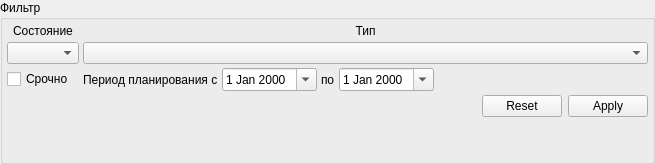
             <widget class="QGroupBox" name="grbActionFilter">
              <property name="title">
               <string>Фильтр</string>
              </property>
              <layout class="QGridLayout" name="gridLayout_19">
               <property name="margin">
                <number>4</number>
               </property>
               <property name="spacing">
                <number>4</number>
               </property>
               <item row="0" column="0">
                <widget class="QLabel" name="lblFilterActionStatus">
                 <property name="text">
                  <string>Состояние</string>
                 </property>
                 <property name="alignment">
                  <set>Qt::AlignCenter</set>
                 </property>
                </widget>
               </item>
               <item row="0" column="1" colspan="6">
                <widget class="QLabel" name="lblFilterActionType">
                 <property name="text">
                  <string>Тип</string>
                 </property>
                 <property name="alignment">
                  <set>Qt::AlignCenter</set>
                 </property>
                </widget>
               </item>
               <item row="1" column="0">
                <widget class="QComboBox" name="cmbFilterActionStatus">
                 <property name="enabled">
                  <bool>true</bool>
                 </property>
                 <property name="sizePolicy">
                  <sizepolicy hsizetype="Preferred" vsizetype="Fixed">
                   <horstretch>0</horstretch>
                   <verstretch>0</verstretch>
                  </sizepolicy>
                 </property>
                 <property name="maximumSize">
                  <size>
                   <width>150</width>
                   <height>16777215</height>
                  </size>
                 </property>
                </widget>
               </item>
               <item row="1" column="1" colspan="6">
                <widget class="CActionTypeComboBox" name="cmbFilterActionType">
                 <property name="enabled">
                  <bool>true</bool>
                 </property>
                </widget>
               </item>
               <item row="3" column="0">
                <widget class="QCheckBox" name="chkFilterIsUrgent">
                 <property name="text">
                  <string>Срочно</string>
                 </property>
                </widget>
               </item>
               <item row="3" column="1">
                <widget class="QLabel" name="label_4">
                 <property name="text">
                  <string>Период планирования с</string>
                 </property>
                </widget>
               </item>
               <item row="3" column="2">
                <widget class="CDateEdit" name="edtFilterBegDatePlan">
                 <property name="calendarPopup">
                  <bool>true</bool>
                 </property>
                </widget>
               </item>
               <item row="3" column="3">
                <widget class="QLabel" name="label_6">
                 <property name="text">
                  <string>по</string>
                 </property>
                </widget>
               </item>
               <item row="3" column="4">
                <widget class="CDateEdit" name="edtFilterEndDatePlan">
                 <property name="calendarPopup">
                  <bool>true</bool>
                 </property>
                </widget>
               </item>
               <item row="3" column="6">
                <spacer name="horizontalSpacer_3">
                 <property name="orientation">
                  <enum>Qt::Horizontal</enum>
                 </property>
                 <property name="sizeHint" stdset="0">
                  <size>
                   <width>40</width>
                   <height>20</height>
                  </size>
                 </property>
                </spacer>
               </item>
               <item row="5" column="1">
                <spacer name="verticalSpacer">
                 <property name="orientation">
                  <enum>Qt::Vertical</enum>
                 </property>
                 <property name="sizeHint" stdset="0">
                  <size>
                   <width>20</width>
                   <height>40</height>
                  </size>
                 </property>
                </spacer>
               </item>
               <item row="4" column="6">
                <widget class="QDialogButtonBox" name="buttonBoxAction">
                 <property name="standardButtons">
                  <set>QDialogButtonBox::Apply|QDialogButtonBox::Reset</set>
                 </property>
                </widget>
               </item>
               <item row="4" column="0" colspan="6">
                <spacer name="horizontalSpacer_10">
                 <property name="orientation">
                  <enum>Qt::Horizontal</enum>
                 </property>
                 <property name="sizeHint" stdset="0">
                  <size>
                   <width>40</width>
                   <height>20</height>
                  </size>
                 </property>
                </spacer>
               </item>
               <item row="3" column="5">
                <spacer name="horizontalSpacer_11">
                 <property name="orientation">
                  <enum>Qt::Horizontal</enum>
                 </property>
                 <property name="sizeHint" stdset="0">
                  <size>
                   <width>40</width>
                   <height>20</height>
                  </size>
                 </property>
                </spacer>
               </item>
              </layout>
             </widget>
